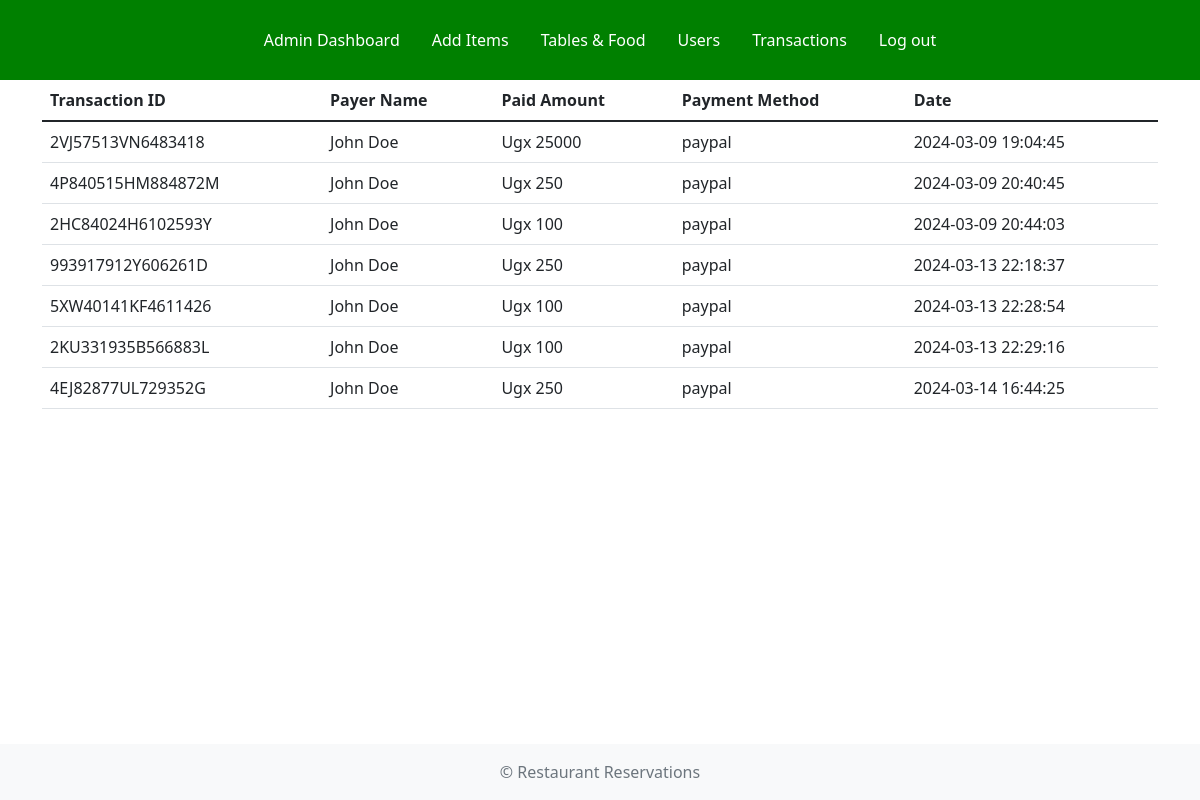
The app's page /RestaurantReservation/transactions.php (signed in) with its own data.
### tables this page shows
CREATE TABLE `transactions` (
  `id` int(11) NOT NULL,
  `item_number` varchar(50) DEFAULT NULL,
  `item_name` varchar(255) DEFAULT NULL,
  `item_price` float(10,2) DEFAULT NULL,
  `item_price_currency` varchar(10) DEFAULT NULL,
  `payer_id` varchar(50) DEFAULT NULL,
  `payer_name` varchar(50) DEFAULT NULL,
  `payer_email` varchar(50) DEFAULT NULL,
  `payer_country` varchar(20) DEFAULT NULL,
  `merchant_id` varchar(255) DEFAULT NULL,
  `merchant_email` varchar(50) DEFAULT NULL,
  `order_id` varchar(50) NOT NULL,
  `transaction_id` varchar(50) NOT NULL,
  `paid_amount` float(10,2) NOT NULL,
  `paid_amount_currency` varchar(10) NOT NULL,
  `payment_source` varchar(50) DEFAULT NULL,
  `payment_status` varchar(25) NOT NULL,
  `created` datetime NOT NULL,
  `modified` datetime NOT NULL
);

### RestaurantReservation/transactions.php (the view, shortened to what this page needs)
<?php
require_once 'config.php';
$stmt = $conn->prepare("SELECT * FROM transactions");
$stmt->execute([]);
$cartItems = $stmt->fetchAll();
?>
<!DOCTYPE html>
<html>
<head>
    <link href="https://cdn.jsdelivr.net/npm/bootstrap@5.1.3/dist/css/bootstrap.min.css" rel="stylesheet">
    <link rel="stylesheet" href="./CSS/styles.css">
</head>
<body>
    <header>
        <ul class="nav justify-content-center">
            <li class="nav-item"><a class="nav-link" href="admin_dash.php">Admin Dashboard</a></li>
            <li class="nav-item"><a class="nav-link" href="add_items.php">Add Items</a></li>
            <li class="nav-item"><a class="nav-link" href="items.php">Tables & Food</a></li>
            <li class="nav-item"><a class="nav-link" href="users.php">Users</a></li>
            <li class="nav-item"><a class="nav-link" href="#">Transactions</a></li>
            <li class="nav-item"><a class="nav-link" href="logout.php">Log out</a></li>
        </ul>
    </header>
    <div class="container">
        <?php if(count($cartItems) > 0): ?>
        <table class="table">
            <thead>
                <tr>
                    <th>Transaction ID</th>
                    <th>Payer Name</th>
                    <th>Paid Amount</th>
                    <th>Payment Method</th>
                    <th>Date</th>
                </tr>
            </thead>
            <tbody>
                <?php foreach ($cartItems as $item): ?>
                    <tr>
                        <td><?php echo htmlspecialchars($item['transaction_id']); ?></td>
                        <td><?php echo $item['payer_name']; ?></td>
                        <td>Ugx <?php echo $item['paid_amount'] * 100; ?></td>
                        <td><?php echo $item['payment_source']; ?></td>
                        <td><?php echo $item['created']; ?></td>
                         </tr>
                <?php endforeach; ?>
            </tbody>
        </table>
        <?php else: ?>
        <p>No transactions yet.</p>
        <?php endif; ?>
    </div>
    <div class="footer-space"></div>
<footer class="footer mt-auto py-3 bg-light">
  <div class="container">
    <span class="text-muted">&copy Restaurant Reservations</span>
  </div>
</footer>
</body>
</html>

### RestaurantReservation/CSS/styles.css (style rules this page uses)
header { padding: 20px 0px; background-color: #008000; }
.nav-link { color: #ffffff; }
.footer-space { width: 100%; height: 100px; }
body { min-height: 100vh; display: flex; flex-direction: column; }
footer { text-align: center; padding: 10px 0; margin-top: auto; }

### records on screen
transactions: transaction "2VJ57513VN6483418", payer_name "John Doe", $item['paid_amount']*100 "25000", payment_source "paypal", created "2024-03-09 19:04:45"
transactions: transaction "4P840515HM884872M", payer_name "John Doe", $item['paid_amount']*100 "250", payment_source "paypal", created "2024-03-09 20:40:45"
transactions: transaction "2HC84024H6102593Y", payer_name "John Doe", $item['paid_amount']*100 "100", payment_source "paypal", created "2024-03-09 20:44:03"
transactions: transaction "993917912Y606261D", payer_name "John Doe", $item['paid_amount']*100 "250", payment_source "paypal", created "2024-03-13 22:18:37"
transactions: transaction "5XW40141KF4611426", payer_name "John Doe", $item['paid_amount']*100 "100", payment_source "paypal", created "2024-03-13 22:28:54"
transactions: transaction "2KU331935B566883L", payer_name "John Doe", $item['paid_amount']*100 "100", payment_source "paypal", created "2024-03-13 22:29:16"
transactions: transaction "4EJ82877UL729352G", payer_name "John Doe", $item['paid_amount']*100 "250", payment_source "paypal", created "2024-03-14 16:44:25"
